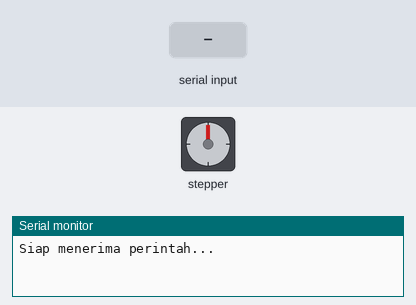
This sketch was run on a simulated Arduino Uno, built with avr-gcc and run on an emulated ATmega328P. Shown: stepper motor, the last lines printed to the serial monitor. Inputs (shaded band) come from the test bench. Stepper angles assume 200 steps per turn.

Above: at 1.2 s.
1.3 s: "45\n" received over Serial
At 2.6 s:
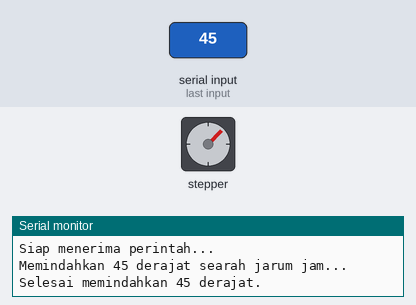
2.9 s: "90\n" received over Serial
At 3.7 s:
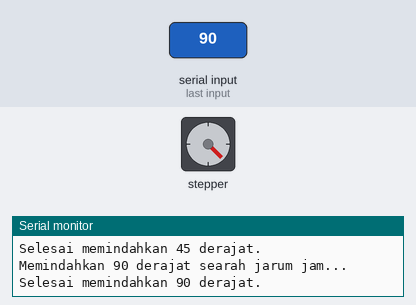
4.6 s: "45\n" received over Serial
At 5.3 s:
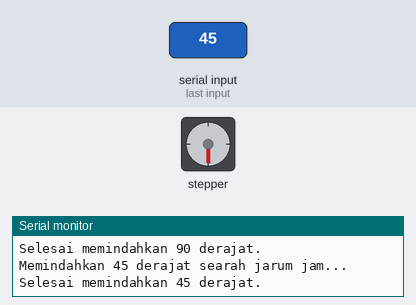
6.2 s: "90\n" received over Serial
At 7.4 s:
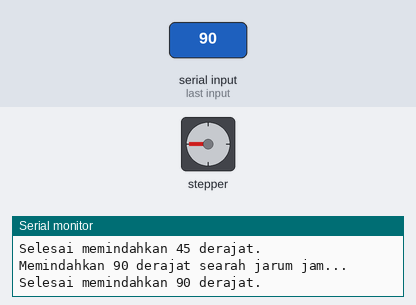
Timing chart, 0 to 8.9 s (numbered marks = the images above; inputs shaded):
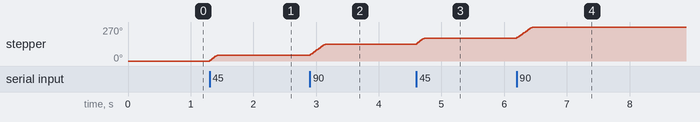

Measured:
- after the input at 1.3 s, stepper: turns 45° clockwise in 0.12 s, starting at once
- after the input at 2.9 s, stepper: turns 90° clockwise in 0.24 s, starting at once
- after the input at 4.6 s, stepper: turns 45° clockwise in 0.12 s, starting at once
- after the input at 6.2 s, stepper: turns 90° clockwise in 0.24 s, starting at once

The sketch:

Sketchoct8-narls.ino
```cpp
/*
08102024
Tested di Arduino Uno R3 ke Stepper Motor 42BYGHW811
Motor Driver: L298N
URUSAN HUBUNGAN PIN
-format: Arduino - L298N
-- 5v Ardu - 12v L298N
-- GND Ardu - GND L298N
-- pastikan jumper depan plug 12V pada L298N tersambung!!
-- ENA dan ENB pada L298N masing-masing terjumper depan belakang
-- Pin 8 Ardu - IN1 LN298N
-- Pin 9 Ardu - IN2 LN298N
-- Pin 10 Ardu - IN3 LN298N
-- Pin 11 Ardu -- IN4 LN298N
*/

// Sertakan Library Stepper Arduino
#include <Stepper.h>

// Jumlah langkah per putaran output, sesuaikan dengan motor stepper 42BYGHW811
const int langkahPerPutaran = 200;

// Buat instance dari kelas Stepper
Stepper motorStepper(langkahPerPutaran, 8, 9, 10, 11);

void setup() {
  // Atur kecepatan pada 60 RPM
  motorStepper.setSpeed(60);

  // Inisialisasi komunikasi serial
  Serial.begin(9600);
  Serial.println("Siap menerima perintah...");
}

void loop() {
  // Periksa apakah data tersedia di port serial
  if (Serial.available() > 0) {
    // Baca perintah sebagai string
    String perintah = Serial.readStringUntil('\n');

    // Tangani perintah untuk 45 derajat
    if (perintah == "45") {
      Serial.println("Memindahkan 45 derajat searah jarum jam...");
      motorStepper.step(langkahPerPutaran / 8); // 45 derajat (1/8 dari satu putaran penuh)
      Serial.println("Selesai memindahkan 45 derajat.");
    }
    // Tangani perintah untuk 90 derajat
    else if (perintah == "90") {
      Serial.println("Memindahkan 90 derajat searah jarum jam...");
      motorStepper.step(langkahPerPutaran / 4); // 90 derajat (1/4 dari satu putaran penuh)
      Serial.println("Selesai memindahkan 90 derajat.");
    }
  }
}
```
